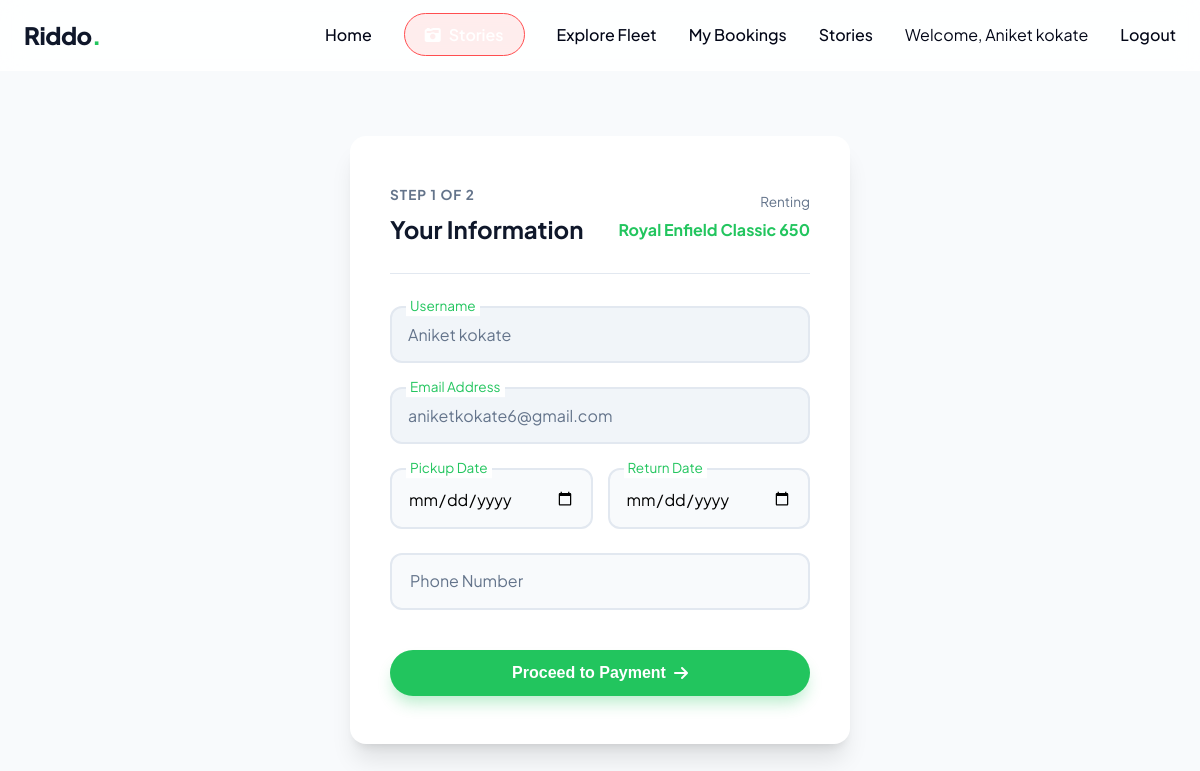
The page /rental/rent/5/userinfo (signed in) on the database its author committed.
### models.py (models this page shows)
class User(db.Model, UserMixin):
    id = db.Column(db.Integer, primary_key=True)
    username = db.Column(db.String(50), unique=True, nullable=False)
    email = db.Column(db.String(120), unique=True, nullable=False) # ✅ NEW EMAIL FIELD
    password = db.Column(db.String(100), nullable=False)
    is_admin = db.Column(db.Boolean, default=False)

class Bike(db.Model):
    id = db.Column(db.Integer, primary_key=True)
    model_name = db.Column(db.String(100), nullable=False)
    price_per_day = db.Column(db.Float, nullable=False)
    image_file = db.Column(db.String(120), nullable=True)
    is_available = db.Column(db.Boolean, default=True)

### rental_bp.py (the view, shortened to what this page needs)
@rental_bp.route("/rent/<int:bike_id>/userinfo", methods=["GET", "POST"])
@login_required
def user_info(bike_id):
    bike = Bike.query.get_or_404(bike_id)
    user = current_user
    return render_template("user_info.html", bike=bike, user=user)

### app.py (called while the page is built)
@login_manager.user_loader
def load_user(user_id):
    return User.query.get(int(user_id))

### rental_bp.py (called while the page is built, shortened)
@rental_bp.app_context_processor
def inject_offer():
    offer = "New Users get 20% off!"
    return {"offer": offer}

### templates/user_info.html
{% extends "base.html" %}
{% block content %}
<div class="auth-wrapper" style="padding-top: 120px;">
    <div class="auth-card" style="max-width: 500px;">
        <div style="display: flex; justify-content: space-between; align-items: center; margin-bottom: 32px; border-bottom: 1px solid #e2e8f0; padding-bottom: 24px;">
            <div>
                <p style="font-size: 0.85rem; text-transform: uppercase; color: var(--text-muted); font-weight: 700; letter-spacing: 1px; margin-bottom: 4px;">Step 1 of 2</p>
                <h3 style="font-size: 1.5rem; color: var(--primary);">Your Information</h3>
            </div>
            <div style="text-align: right;">
                <p style="font-size: 0.85rem; color: var(--text-muted); margin-bottom: 4px;">Renting</p>
                <p style="font-weight: 700; color: var(--accent);">{{ bike.model_name }}</p>
            </div>
        </div>
        <form method="POST" action="{{ url_for('rental.user_info', bike_id=bike.id) }}">
            <div class="form-group">
                <input type="text" name="username" class="form-control" value="{{ user.username }}" readonly style="background-color: #f1f5f9; cursor: not-allowed; color: var(--text-muted);">
                <label class="floating-label" style="top: 0; font-size: 0.85rem; color: var(--accent); background: var(--white);">Username</label>
            </div>
            <div class="form-group">
                <input type="email" name="email" class="form-control" value="{{ user.email }}" readonly style="background-color: #f1f5f9; cursor: not-allowed; color: var(--text-muted);">
                <label class="floating-label" style="top: 0; font-size: 0.85rem; color: var(--accent); background: var(--white);">Email Address</label>
            </div>
            <div style="display: grid; grid-template-columns: 1fr 1fr; gap: 15px;">
                <div class="form-group">
                    <input type="date" name="start_date" class="form-control" required style="padding-top: 18px;">
                    <label class="floating-label" style="top: 0; font-size: 0.85rem; color: var(--accent); background: var(--white);">Pickup Date</label>
                </div>
                <div class="form-group">
                    <input type="date" name="end_date" class="form-control" required style="padding-top: 18px;">
                    <label class="floating-label" style="top: 0; font-size: 0.85rem; color: var(--accent); background: var(--white);">Return Date</label>
                </div>
            </div>
            <div class="form-group">
                <input type="tel" name="phone" class="form-control" placeholder=" " required>
                <label class="floating-label">Phone Number</label>
            </div>
            <button type="submit" class="btn btn-accent" style="width: 100%; margin-top: 16px;">Proceed to Payment <i class="fa-solid fa-arrow-right"></i></button>
        </form>
    </div>
</div>
{% endblock %}

### templates/base.html (shortened to what this page needs)
<!DOCTYPE html>
<html lang="en">
<head>
    <link rel="stylesheet" href="{{ url_for('static', filename='css/style.css') }}">
    <link rel="stylesheet" href="https://cdnjs.cloudflare.com/ajax/libs/font-awesome/6.4.0/css/all.min.css">
</head>
<body>
    <nav class="navbar">
    <div class="container nav-container">
        <a href="/" class="logo">Riddo<span>.</span></a>
        <ul class="nav-links">
        <li><a href="/">Home</a></li>
        <li style="list-style: none;">
            <a href="{{ url_for('rental.experiences') }}" style="color: #fff; text-decoration: none; font-weight: 600; padding: 10px 20px; border-radius: 50px; background: rgba(255, 78, 80, 0.1); border: 1px solid #ff4e50; transition: 0.3s;">
                <i class="fa-solid fa-camera-retro" style="margin-right: 8px;"></i>Stories
            </a>
        </li>
        <li><a href="{{ url_for('rental.list_bikes') }}">Explore Fleet</a></li>
        {% if current_user.is_authenticated %}
            <a href="{{ url_for('rental.my_bookings') }}">My Bookings</a>
            <a href="{{ url_for('rental.experiences') }}">Stories</a>
            <span>Welcome, {{ current_user.username }}</span>
            <a href="{{ url_for('auth.logout') }}">Logout</a>
        {% else %}
            <a href="{{ url_for('auth.login') }}">Login</a>
            <a href="{{ url_for('auth.register') }}">Register</a>
        {% endif %}
        </ul>
    </div>
</nav>
    <main>
        {% block content %}{% endblock %}
    </main>
</body>
</html>

### static/css/style.css (style rules this page uses)
:root { --primary: #0f172a; --accent: #22c55e; --accent-hover: #16a34a; --bg-light: #f8fafc; --text-main: #020617; --text-muted: #64748b; --white: #ffffff; --glass-bg: rgba(255, 255, 255, 0.85); --glass-border: rgba(255, 255, 255, 0.3); --shadow-sm: 0 4px 6px -1px rgba(0, 0, 0, 0.05); --shadow-lg: 0 20px 25px -5px rgba(0, 0, 0, 0.1), 0 8px 10px -6px rgba(0, 0, 0, 0.1); --radius: 16px; --transition: all 0.3s cubic-bezier(0.4, 0, 0.2, 1); }
* { margin: 0; padding: 0; box-sizing: border-box; }
body { font-family: 'Plus Jakarta Sans', sans-serif; background-color: var(--bg-light); color: var(--text-main); line-height: 1.6; -webkit-font-smoothing: antialiased; }
a { text-decoration: none; color: inherit; }
ul { list-style: none; }
.container { max-width: 1200px; margin: 0 auto; padding: 0 24px; }
.btn { display: inline-flex; align-items: center; justify-content: center; padding: 14px 28px; font-size: 1rem; font-weight: 600; border-radius: 50px; cursor: pointer; transition: var(--transition); border: none; gap: 8px; }
.btn-accent { background-color: var(--accent); color: var(--white); box-shadow: 0 10px 15px -3px rgba(34, 197, 94, 0.3); }
.navbar { position: fixed; top: 0; width: 100%; background: var(--glass-bg); backdrop-filter: blur(12px); -webkit-backdrop-filter: blur(12px); border-bottom: 1px solid var(--glass-border); z-index: 1000; padding: 16px 0; transition: var(--transition); }
.nav-container { display: flex; justify-content: space-between; align-items: center; }
.logo { font-size: 1.5rem; font-weight: 800; color: var(--primary); letter-spacing: -0.5px; }
.logo span { color: var(--accent); }
.nav-links { display: flex; gap: 32px; align-items: center; }
.nav-links a { font-weight: 500; color: var(--text-main); transition: var(--transition); }
.auth-wrapper { min-height: 100vh; display: flex; align-items: center; justify-content: center; padding: 100px 24px 40px; }
.auth-card { background: var(--white); width: 100%; max-width: 440px; border-radius: var(--radius); padding: 48px 40px; box-shadow: var(--shadow-lg); }
.form-group { position: relative; margin-bottom: 24px; }
.form-control { width: 100%; padding: 16px 16px 16px 16px; border: 2px solid #e2e8f0; border-radius: 12px; font-family: inherit; font-size: 1rem; background-color: #f8fafc; transition: var(--transition); outline: none; }
.floating-label { position: absolute; top: 50%; left: 16px; transform: translateY(-50%); color: var(--text-muted); pointer-events: none; transition: var(--transition); font-size: 1rem; background: transparent; padding: 0 4px; }
.form-control:focus ~ .floating-label, .form-control:not(:placeholder-shown) ~ .floating-label { top: 0; font-size: 0.85rem; color: var(--accent); background: var(--white); }

### rows shown on the page
User: username "Aniket kokate", email "aniketkokate6@gmail.com"
Bike: model_name "Royal Enfield Classic 650"
